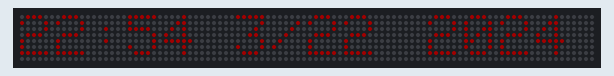
The sketch below on a simulated Arduino Leonardo, built with avr-gcc and run on an emulated ATmega32U4. On the bench: 96×8 RGB LED matrix (first LED top left, wired row by row). Dim RGB values are drawn brighter than linear; the local clock reads 2024-03-15 10:24:30 at power-on unless the sketch sets it.

Above: at 3.3 s.
At 24.3 s:
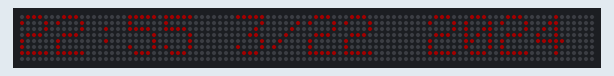
At 84.4 s:
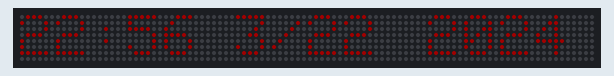

The sketch:

180814_RTCwithLED.ino
```cpp
#include <Adafruit_GFX.h>
#include <Adafruit_NeoMatrix.h>
#include <Adafruit_NeoPixel.h>
#include <Wire.h>
#include "RTClib.h"
#define PIN 3
RTC_DS3231 rtc;
char daysOfTheWeek[7][12] = {"Sunday", "Monday", "Tuesday", "Wednesday", "Thursday", "Friday", "Saturday"};


Adafruit_NeoMatrix matrix = Adafruit_NeoMatrix(96, 8, PIN,
  NEO_MATRIX_TOP    + NEO_MATRIX_LEFT +
  NEO_MATRIX_COLUMNS + NEO_MATRIX_SEQUENCE,
  NEO_GRB            + NEO_KHZ800);

const uint16_t colors[] = {
  matrix.Color(255, 0, 0), matrix.Color(0, 255, 0), matrix.Color(255, 255, 0),matrix.Color(0, 0, 255), matrix.Color(255, 0, 255), matrix.Color(0, 255, 255), matrix.Color(255, 255, 255)};

void setup() {
  #ifndef ESP8266
  while (!Serial); // for Leonardo/Micro/Zero
#endif

  Serial.begin(9600);

  delay(3000); // wait for console opening

  if (! rtc.begin()) {
    Serial.println("Couldn't find RTC");
    while (1);
  }

  if (rtc.lostPower()) {
    Serial.println("RTC lost power, lets set the time!");
    // following line sets the RTC to the date & time this sketch was compiled
    rtc.adjust(DateTime(F(__DATE__), F(__TIME__)));
    // This line sets the RTC with an explicit date & time, for example to set
    // January 21, 2014 at 3am you would call:
     rtc.adjust(DateTime(2018, 8, 14, 43, 0, 0));

  }

  matrix.begin();
  matrix.setTextWrap(0); // 0이면 안생기고 밀리고 , 1로하면 생기듯이 나옴
  matrix.setBrightness(30);
  matrix.setTextColor(colors[0]);
}

int x    = matrix.width();


void loop() {
  DateTime now = rtc.now();
  DateTime future (now + TimeSpan(7,12,30,6));


  matrix.fillScreen(0);
  matrix.setCursor(68, 0);
  matrix.print(future.year());
  matrix.setCursor(36, 0);
  matrix.print(future.month());
  matrix.print(F("/"));
  matrix.print(future.day());
   matrix.setCursor(0, 0);
  matrix.print(future.hour());
  matrix.print(F(":"));
  matrix.print(future.minute());


matrix.setTextColor(colors[0]);

  matrix.show();
  delay(30);
}
```

Measured:
- what the display in image 0 shows lasts 21.0 s, from 3.2 s to 24.2 s
- what the display in image 1 shows lasts 60.1 s, from 24.2 s to 84.3 s
